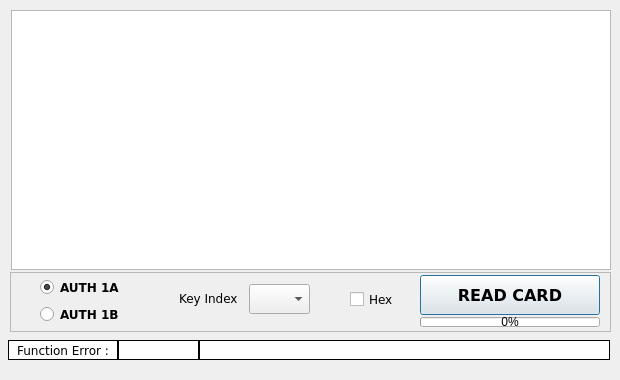
<?xml version="1.0" encoding="UTF-8"?>
<ui version="4.0">
 <class>ViewAll</class>
 <widget class="QDialog" name="ViewAll">
  <property name="geometry">
   <rect>
    <x>0</x>
    <y>0</y>
    <width>620</width>
    <height>380</height>
   </rect>
  </property>
  <property name="windowTitle">
   <string>Dialog</string>
  </property>
  <widget class="QTableWidget" name="grdViewAll">
   <property name="geometry">
    <rect>
     <x>11</x>
     <y>10</y>
     <width>600</width>
     <height>260</height>
    </rect>
   </property>
   <property name="alternatingRowColors">
    <bool>true</bool>
   </property>
   <property name="selectionMode">
    <enum>QAbstractItemView::SingleSelection</enum>
   </property>
   <property name="selectionBehavior">
    <enum>QAbstractItemView::SelectRows</enum>
   </property>
   <property name="gridStyle">
    <enum>Qt::SolidLine</enum>
   </property>
   <property name="cornerButtonEnabled">
    <bool>false</bool>
   </property>
   <property name="rowCount">
    <number>0</number>
   </property>
   <property name="columnCount">
    <number>0</number>
   </property>
   <attribute name="horizontalHeaderDefaultSectionSize">
    <number>50</number>
   </attribute>
   <attribute name="horizontalHeaderMinimumSectionSize">
    <number>50</number>
   </attribute>
   <attribute name="verticalHeaderVisible">
    <bool>true</bool>
   </attribute>
   <attribute name="verticalHeaderDefaultSectionSize">
    <number>30</number>
   </attribute>
   <attribute name="verticalHeaderMinimumSectionSize">
    <number>50</number>
   </attribute>
  </widget>
  <widget class="QLabel" name="lblFnExplain">
   <property name="geometry">
    <rect>
     <x>199</x>
     <y>340</y>
     <width>411</width>
     <height>20</height>
    </rect>
   </property>
   <property name="font">
    <font>
     <family>Verdana</family>
    </font>
   </property>
   <property name="autoFillBackground">
    <bool>false</bool>
   </property>
   <property name="styleSheet">
    <string notr="true">background-color: rgb(255, 255, 255);</string>
   </property>
   <property name="frameShape">
    <enum>QFrame::Box</enum>
   </property>
   <property name="frameShadow">
    <enum>QFrame::Plain</enum>
   </property>
   <property name="text">
    <string/>
   </property>
   <property name="alignment">
    <set>Qt::AlignCenter</set>
   </property>
  </widget>
  <widget class="QLabel" name="lblFnError">
   <property name="geometry">
    <rect>
     <x>8</x>
     <y>340</y>
     <width>110</width>
     <height>20</height>
    </rect>
   </property>
   <property name="font">
    <font>
     <family>Verdana</family>
    </font>
   </property>
   <property name="autoFillBackground">
    <bool>false</bool>
   </property>
   <property name="styleSheet">
    <string notr="true">background-color: rgb(255, 255, 255);</string>
   </property>
   <property name="frameShape">
    <enum>QFrame::Box</enum>
   </property>
   <property name="frameShadow">
    <enum>QFrame::Plain</enum>
   </property>
   <property name="text">
    <string>Function Error :</string>
   </property>
   <property name="alignment">
    <set>Qt::AlignCenter</set>
   </property>
  </widget>
  <widget class="QLabel" name="lblFnValue">
   <property name="geometry">
    <rect>
     <x>118</x>
     <y>340</y>
     <width>81</width>
     <height>20</height>
    </rect>
   </property>
   <property name="font">
    <font>
     <family>Verdana</family>
    </font>
   </property>
   <property name="autoFillBackground">
    <bool>false</bool>
   </property>
   <property name="styleSheet">
    <string notr="true">background-color: rgb(255, 255, 255);</string>
   </property>
   <property name="frameShape">
    <enum>QFrame::Box</enum>
   </property>
   <property name="frameShadow">
    <enum>QFrame::Plain</enum>
   </property>
   <property name="text">
    <string/>
   </property>
   <property name="alignment">
    <set>Qt::AlignCenter</set>
   </property>
  </widget>
  <widget class="QFrame" name="fmControls">
   <property name="geometry">
    <rect>
     <x>10</x>
     <y>272</y>
     <width>601</width>
     <height>60</height>
    </rect>
   </property>
   <property name="frameShape">
    <enum>QFrame::StyledPanel</enum>
   </property>
   <property name="frameShadow">
    <enum>QFrame::Sunken</enum>
   </property>
   <widget class="QRadioButton" name="rbAUTH1A">
    <property name="geometry">
     <rect>
      <x>30</x>
      <y>5</y>
      <width>91</width>
      <height>21</height>
     </rect>
    </property>
    <property name="font">
     <font>
      <family>Verdana</family>
      <weight>75</weight>
      <bold>true</bold>
     </font>
    </property>
    <property name="autoFillBackground">
     <bool>true</bool>
    </property>
    <property name="text">
     <string>AUTH 1A</string>
    </property>
    <property name="checked">
     <bool>true</bool>
    </property>
   </widget>
   <widget class="QRadioButton" name="rbAUTH1B">
    <property name="geometry">
     <rect>
      <x>30</x>
      <y>32</y>
      <width>96</width>
      <height>21</height>
     </rect>
    </property>
    <property name="font">
     <font>
      <family>Verdana</family>
      <weight>75</weight>
      <bold>true</bold>
     </font>
    </property>
    <property name="text">
     <string>AUTH 1B</string>
    </property>
   </widget>
   <widget class="QLabel" name="lblKeyIndex">
    <property name="geometry">
     <rect>
      <x>169</x>
      <y>18</y>
      <width>61</width>
      <height>16</height>
     </rect>
    </property>
    <property name="font">
     <font>
      <family>Verdana</family>
      <weight>50</weight>
      <bold>false</bold>
     </font>
    </property>
    <property name="text">
     <string>Key Index</string>
    </property>
   </widget>
   <widget class="QComboBox" name="cboKeyIndex">
    <property name="geometry">
     <rect>
      <x>239</x>
      <y>12</y>
      <width>61</width>
      <height>30</height>
     </rect>
    </property>
    <property name="font">
     <font>
      <pointsize>11</pointsize>
      <weight>75</weight>
      <bold>true</bold>
     </font>
    </property>
   </widget>
   <widget class="QPushButton" name="btnReadCard">
    <property name="geometry">
     <rect>
      <x>410</x>
      <y>3</y>
      <width>180</width>
      <height>40</height>
     </rect>
    </property>
    <property name="font">
     <font>
      <family>Verdana</family>
      <pointsize>12</pointsize>
      <weight>75</weight>
      <bold>true</bold>
     </font>
    </property>
    <property name="text">
     <string>READ CARD</string>
    </property>
   </widget>
   <widget class="QCheckBox" name="chkHex">
    <property name="geometry">
     <rect>
      <x>340</x>
      <y>17</y>
      <width>51</width>
      <height>21</height>
     </rect>
    </property>
    <property name="font">
     <font>
      <family>Verdana</family>
     </font>
    </property>
    <property name="text">
     <string>Hex</string>
    </property>
   </widget>
   <widget class="QProgressBar" name="pBar">
    <property name="enabled">
     <bool>true</bool>
    </property>
    <property name="geometry">
     <rect>
      <x>410</x>
      <y>45</y>
      <width>180</width>
      <height>10</height>
     </rect>
    </property>
    <property name="value">
     <number>0</number>
    </property>
    <property name="invertedAppearance">
     <bool>false</bool>
    </property>
   </widget>
  </widget>
 </widget>
 <resources/>
 <connections/>
</ui>
